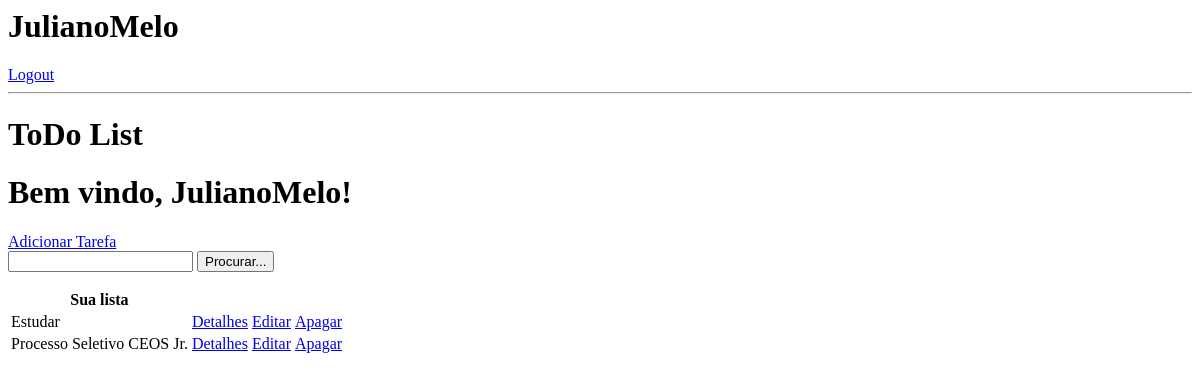
Page / (signed in) on the earlier database version.
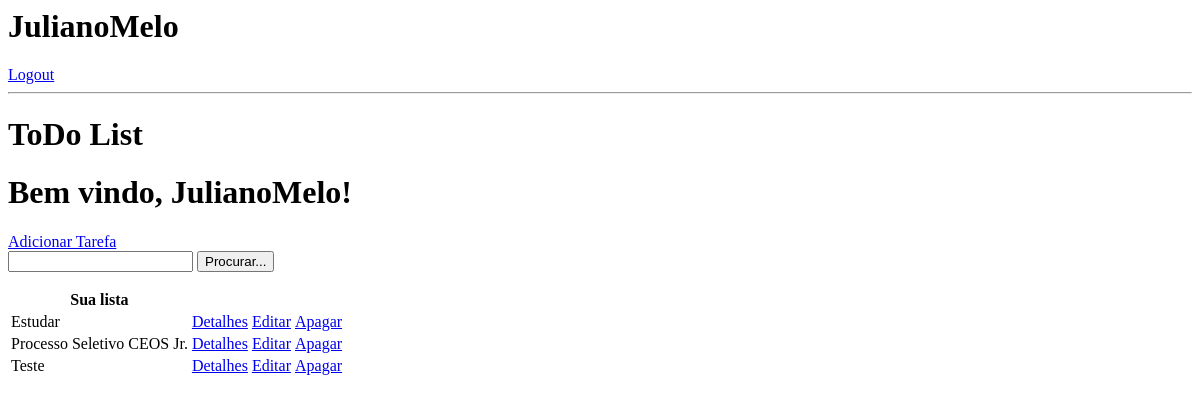
Same page on the later database version.
### base/models.py (models this page shows, shortened)
class Task(models.Model):
    usuário = models.ForeignKey(User, on_delete=models.CASCADE, null=True, blank=True)
    título = models.CharField(max_length=200, null=True, blank=True)
    descrição = models.TextField(null=True, blank=True)
    completa = models.BooleanField(default=False)
    criar = models.DateTimeField(auto_now_add=True)
    class Meta:
        ordering = ['completa']

### base/views.py (the view)
# urls.py: path('', TaskList.as_view(), name='tasks'),
class TaskList(LoginRequiredMixin, ListView):
    model = Task
    context_object_name = 'tasks'
    def get_context_data(self, **kwargs):
        context = super().get_context_data(**kwargs)
        context['tasks'] = context['tasks'].filter(usuário=self.request.user)
        context['count'] = context['tasks'].filter(completa=False).count()
        search_input = self.request.GET.get('search-area') or ''
        if search_input:
            context['tasks'] = context['tasks'].filter(título__startswith=
                                                       search_input)
        context['search_input'] = search_input
        return context

### base/templates/base/task_list.html
{% if request.user.is_authenticated %}
<h1>{{request.user}}</h1>
<a href="{% url 'logout' %}">Logout</a>
{% else %}
<a href="{% url 'login' %}">Login</a>
{%endif%}
<hr>
<h1>ToDo List</h1>
<h1>Bem vindo, {{request.user}}!</h1>
<a href="{% url 'task-create' %}">Adicionar Tarefa</a>
<form method="GET">
    <input type="text" name="search-area" value="{{search_input}}">
    <input type="submit" value="Procurar...">
</form>
<table>
    <tr>
        <th>Sua lista</th>
        <th></th>
        <th></th>
    </tr>
    {% for task in tasks %}
    <tr>
        <td>{{task.título}}</td>
        <td><a href="{% url 'task' task.id %}">Detalhes</a></td>
        <td><a href="{% url 'task-update' task.id %}">Editar</a></td>
        <td><a href="{%url 'task-delete' task.id %}">Apagar</a></td>
    </tr>
    {% empty %}
    <h3>Lista de tarefas vazia</h3>
    {% endfor %}
</table>

Differences in the rows shown:
added Task: título "Teste"
